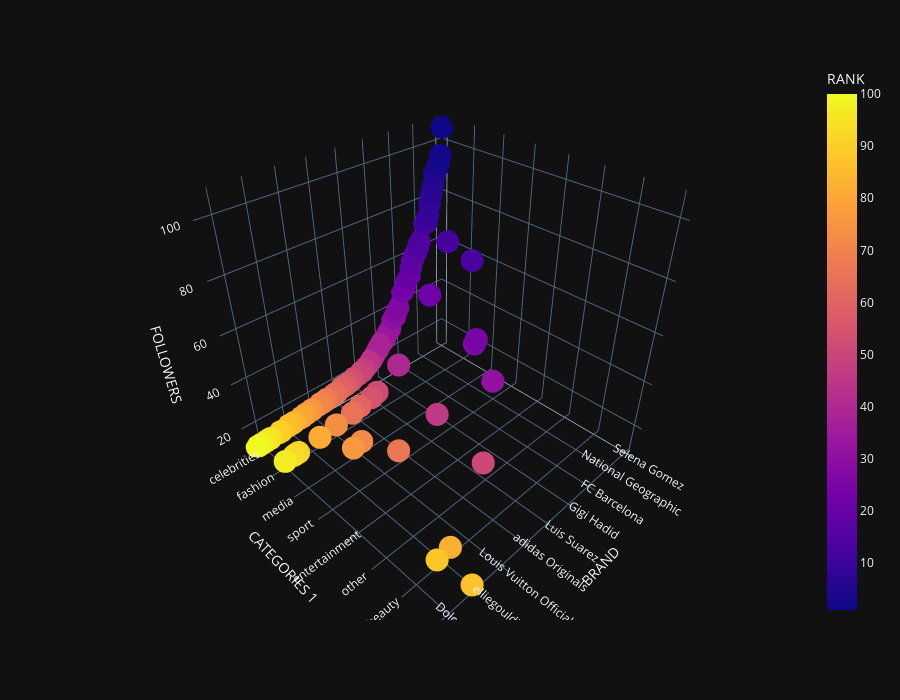

The notebook cell saved with this chart:
### Code cell
px. scatter_3d( data_frame= df, x ='BRAND' ,y= 'CATEGORIES 1', z = 'FOLLOWERS' ,color='RANK' ,height= 700, template= 'plotly_dark')

### Figure 1 — Plotly figure (JSON) as saved in the notebook; plotly's stock layout.template omitted (floating-point values rounded to 4 significant figures)
{"data": [{"hovertemplate": "BRAND=%{x}<br>CATEGORIES 1=%{y}<br>FOLLOWERS=%{z}<br>RANK=%{marker.color}<extra></extra>", "legendgroup": "", "marker": {"color": [1, 2, 3, 4, 5, 6, 7, 8, 9, 10, 11, 12, 13, 14, 15, 16, 17, 18, 19, 20, 21, 22, 23, 24, 25, 26, 27, 28, 29, 30, 31, 32, 33, 34, 35, 36, 37, 38, 39, 40, 41, 42, 43, 44, 45, 46, 47, 48, 49, 50, 51, 52, 53, 54, 55, 56, 57, 58, 59, 60, 61, 62, 63, 64, 65, 66, 67, 68, 69, 70, 71, 72, 73, 74, 75, 76, 77, 78, 79, 80, 81, 82, 83, 84, 85, 86, 87, 88, 89, 90, 91, 92, 93, 94, 95, 96, 97, 98, 99, 100], "coloraxis": "coloraxis", "symbol": "circle"}, "mode": "markers", "name": "", "scene": "scene", "showlegend": false, "type": "scatter3d", "x": ["Selena Gomez", "Taylor Swift", "Ariana Grande", "Beyonce", "Kim Kardashian West", "Cristiano Ronaldo", "Kylie", "Justin Bieber", "therock", "Kendall", "Nicki Minaj", "nike", "National Geographic", "Nj", "Leo Messi", "Khloe", "KATY PERRY", "Miley Cyrus", "Jennifer Lopez", "Demi Lovato", "Kourtney Kardashian", "Victoria's Secret", "badgalriri", "Kevin Hart", "FC Barcelona", "Real Madrid C.F.", "Justin Timberlake", "Ellen", "Cara Delevingne", "Zendaya", "9gag", "David Beckham", "champagnepapi", "Vin Diesel", "Shakira", "James Rodr�guez", "Gigi Hadid", "LeBron James", "Gareth Bale", "Nike Football (Soccer)", "Zac Efron", "Vanessa Hudgens", "IAmZlatan", "Emma Watson", "xoxo, Joanne", "NBA", "harrystyles", "Scott Disick", "Luis Suarez", "Niall Horan", "NASA", "H&M", "Bruna Marquezine _", "One Direction", "CHANEL", "Shawn Mendes", "Lucy Hale", "euanitta", "Karim Benzema", "Marina Ruy Barbosa", "adidas Originals", "David Luiz", "Andres Iniesta", "Ashley Benson", "ZARA Official", "Manchester United", "Shay Mitchell", "Marcelo Vieira Jr.", "BELLA", "Ciara", "Britney Spears", "National Geographic Travel", "Louis Vuitton Official", "snoopdogg", "Floyd Mayweather", "Vogue", "Sergio Ramos", "Tata Werneck", "Daddy Yankee", "Victoria Beckham", "Dior Official", "M�A�C Cosmetics", "Channing Tatum", "Robert Downey Jr.", "elliegoulding", "50 Cent", "Starbucks Coffee", "Anastasia Beverly Hills", "Luan Santana", "Chloe Grace Moretz", "adidas", "forever21", "Gucci", "Louis Tomlinson", "G-DRAGON", "DanialvesD2 My Twitter", "Dolce & Gabbana", "Tyga / T-Raww", "Paul Labile Pogba", "Barack Obama"], "y": ["celebrities", "celebrities", "celebrities", "celebrities", "celebrities", "celebrities", "celebrities", "celebrities", "celebrities", "celebrities", "celebrities", "fashion", "media", "celebrities", "celebrities", "celebrities", "celebrities", "celebrities", "celebrities", "celebrities", "celebrities", "fashion", "celebrities", "celebrities", "sport", "sport", "celebrities", "celebrities", "celebrities", "celebrities", "entertainment", "celebrities", "celebrities", "celebrities", "celebrities", "celebrities", "celebrities", "celebrities", "celebrities", "fashion", "celebrities", "celebrities", "celebrities", "celebrities", "celebrities", "sport", "celebrities", "celebrities", "celebrities", "celebrities", "other", "fashion", "celebrities", "celebrities", "fashion", "celebrities", "celebrities", "celebrities", "celebrities", "celebrities", "fashion", "celebrities", "celebrities", "celebrities", "fashion", "sport", "celebrities", "celebrities", "celebrities", "celebrities", "celebrities", "media", "fashion", "celebrities", "celebrities", "media", "celebrities", "celebrities", "celebrities", "celebrities", "fashion", "beauty", "celebrities", "celebrities", "celebrities", "celebrities", "beverages", "beauty", "celebrities", "celebrities", "fashion", "fashion", "fashion", "celebrities", "celebrities", "celebrities", "fashion", "celebrities", "celebrities", "celebrities"], "z": [105.4, 95.2, 92.3, 90.6, 89.3, 85.1, 81.8, 77.9, 73.3, 70.9, 70.8, 68.2, 65.8, 64, 61.9, 60.2, 59.6, 57.8, 55.1, 51.3, 50.7, 49.1, 47.3, 45.9, 43.3, 41.8, 39.6, 38.2, 36.2, 36, 35, 31.7, 31.1, 30.2, 28.4, 27.8, 27.2, 27, 25.3, 25, 23.8, 22.7, 21.7, 21.4, 20.4, 20.1, 19.4, 18.7, 18.7, 18.3, 18.2, 18.1, 17.7, 17.2, 17.1, 16.9, 16.6, 16.6, 16.5, 16.4, 16.3, 15.4, 15.3, 15.2, 15.2, 15.1, 15, 14.7, 14.6, 14.6, 14.5, 14.3, 14.2, 14, 14, 13.7, 13.7, 13.6, 13.3, 13.3, 13.1, 13, 13, 12.9, 12.9, 12.9, 12.6, 12.3, 12.2, 12.2, 12.1, 12.1, 12, 11.8, 11.8, 11.7, 11.7, 11.6, 11.5, 11.5]}], "layout": {"coloraxis": {"colorbar": {"title": {"text": "RANK"}}, "colorscale": [[0, "#0d0887"], [0.1111, "#46039f"], [0.2222, "#7201a8"], [0.3333, "#9c179e"], [0.4444, "#bd3786"], [0.5556, "#d8576b"], [0.6667, "#ed7953"], [0.7778, "#fb9f3a"], [0.8889, "#fdca26"], [1, "#f0f921"]]}, "height": 700, "legend": {"tracegroupgap": 0}, "margin": {"t": 60}, "scene": {"domain": {"x": [0, 1], "y": [0, 1]}, "xaxis": {"title": {"text": "BRAND"}}, "yaxis": {"title": {"text": "CATEGORIES 1"}}, "zaxis": {"title": {"text": "FOLLOWERS"}}}}}
